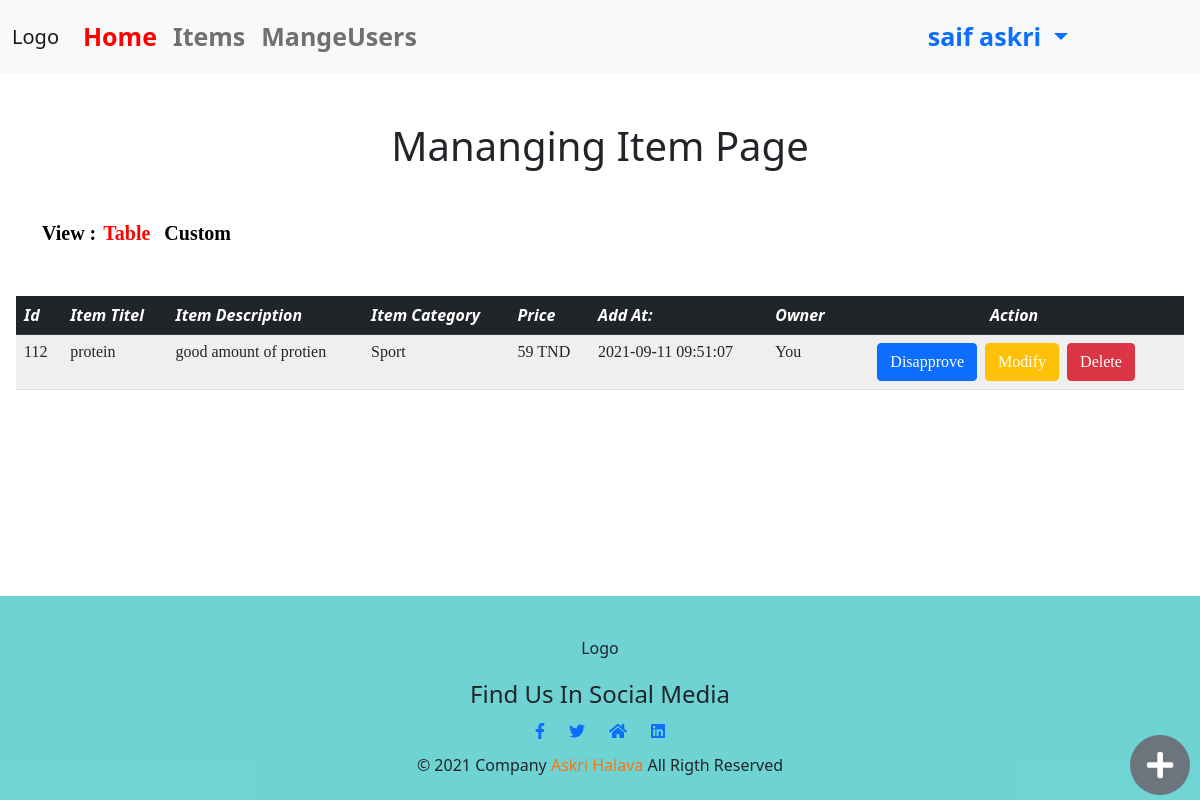
The page /pages/index.php?was=ShowTab (signed in) on the database its author committed.
### tables this page shows
CREATE TABLE `items` (
  `item_id` int(11) NOT NULL,
  `user_id` int(11) NOT NULL,
  `cat_id` int(11) NOT NULL,
  `this_user_works_under` int(11) DEFAULT NULL,
  `item_titel` varchar(255) DEFAULT NULL,
  `item_desc` varchar(255) DEFAULT NULL,
  `item_price` int(11) NOT NULL DEFAULT 0,
  `item_currency` varchar(10) NOT NULL DEFAULT 'TND',
  `item_photo` varchar(255) NOT NULL,
  `item_upload_date` datetime NOT NULL DEFAULT current_timestamp(),
  `item_status` tinyint(2) NOT NULL DEFAULT 0
);

CREATE TABLE `categories` (
  `cat_id` int(11) NOT NULL,
  `added_by` int(11) NOT NULL,
  `cat_name` varchar(255) NOT NULL,
  `cat_desc` varchar(255) NOT NULL,
  `cat_status` tinyint(4) NOT NULL DEFAULT 0,
  `cat_date` datetime NOT NULL DEFAULT current_timestamp()
);

### pages/init.php (called while the page is built, shortened)
<?php
$connect_to_database_path="../includes/connect_to_database/";
$Classes_path="../includes/Classes/";
include $connect_to_database_path."connect.php";
include $Classes_path."class_sql.php";
$mycrud = new Crud();
?>

### includes/Classes/class_sql.php (called while the page is built, shortened)
<?php
class Crud {
    public function fetch_tab_admin_item_categories($conn,$userid){
        $q="SELECT * FROM items
            INNER JOIN categories
            ON items.cat_id = categories.cat_id
            AND  (items.this_user_works_under= ".$userid."
            OR  items.user_id = " .$userid.")
            ORDER BY items.user_id" ;
        $stat=$conn->prepare($q);
        $stat->execute();
        $data = $stat->fetchAll(PDO::FETCH_ASSOC);
        return $data;
    }
}
?>

### pages/index.php (the view, shortened to what this page needs)
<?php
if (isset($_SESSION["username"])&& isset($_SESSION["userid"])){
$set_navbar="";
include "init.php";
if(isset($_GET["was"])){$was=$_GET["was"];}else{$was="default";}
echo "<a href='?was=add'><div class='add-item_btn'><i class='fas fa-plus'></i></div></a>";
if (USER_INFO[0]["groupID"]=='1'){
include $tmplate_path."header.php";
if(isset($set_navbar)){include $tmplate_path."navbar.php";}
if ($was=="default"){
$function->show_alert_div("alert alert-info mt-5","Sorry Admin We Will Edit this Page Later");
}
else if ($was == "modify_account"){
    $function->show_alert_div("alert alert-info mt-5","Sorry Admin We Will Edit Modify Account Later Kein Lust Drauf");
    }
else if($was=="ShowTab"){
    $items=$mycrud->fetch_tab_admin_item_categories($conn,USER_INFO[0]["id"]);
    if(count($items)== 0){ echo "<h1 class='text-center mt-5'>There is No Item </h1>";}else{
    echo'<div class="mx-3">';
        echo "<h1 class='text-center mt-5 mb-5'>Mananging Item Page</h1>";
        echo '<div class="table-responsive position-relative">';
        echo '<div class=" container view  mb-5">
                <div class="view_titel">View : </div>
                <div class="show_it_tab "><a  class="active" href="?was=ShowTab">Table</a></div>
                <div class="show_it_tab"><a href="?was=show">Custom</a></div>
              </div>';
            echo '<table class="table  show-user-tab">';
                echo '<tr class="table-dark">';
                    echo'<th>Id</th>';
                    echo'<th>Item Titel</th>';
                    echo'<th>Item Description</th>';
                    echo'<th>Item Category</th>';
                    echo'<th>Price</th>';
                    echo'<th>Add At:</th>';
                    echo'<th>Owner</th>';
                    echo'<th class="text-center">Action</th>';
                echo '</tr>';
                foreach($items as $key => $val){
                    $who= ($val['this_user_works_under']==Null) ? "You" :  $val['this_user_works_under'];
                    $status=($val['item_status']=="0") ? "approve_tr_color" :"" ;
                echo '<tr class='. $status.'>';
                    echo'<td>'.$val['item_id'].'</td>';
                    echo'<td>'.$val['item_titel'].'</td>';
                    echo'<td>'.$val['item_desc'].'</td>';
                    echo'<td>'.$val['cat_name'].'</td>';
                    echo'<td>'.$val['item_price']." ".$val['item_currency'].'</td>';
                    echo'<td>'.$val['item_upload_date'].'</td>';
                    echo'<td>'.$who.'</td>';
                    echo'<td>';
                    echo'<div class="btn_behalter">';
                    ?>
                        <button type="button" class="btn btn-<?php if($val['item_status']=="1"){echo 'primary';}else{echo "success ";}?> "> <a href="?was=<?php if($val['item_status']=='1'){echo 'Disapprove';}else{echo 'Approve';}?>&id=<?= $val['item_id'] ?> " > <?php if($val['item_status']=="1"){echo "Disapprove";}else{echo "Approve";}?></a></button>
                        <button type="button" class="btn mx-2 btn-warning"><a href='?was=modify&id=<?=$val["item_id"]?>'>Modify</a></button>
                        <button  type="button"  class="btn btn-danger show_delete  fix-a-btn  me-3 show_delete"><a onclick="return confirm('Are you sure?')" href='?was=delete&id=<?=$val["item_id"]?>'>Delete</a></button>
                    <?php
                    echo'</div>';
                    echo'</td>';
                echo '</tr>';
                }
            echo  '</table>';
        echo '</div>';
    echo '</div>';
        }
    }
include $tmplate_path."footer.php";
}
}else{header("Location:log_out_page.php");}
?>

### layout/css/normalizieren.css (style rules this page uses)
html { line-height: 1.15; -webkit-text-size-adjust: 100%; }
body { margin: 0; }
h1 { font-size: 2em; margin: 0.67em 0; }
a { background-color: transparent; }
button, input, optgroup, select, textarea { font-family: inherit; font-size: 100%; line-height: 1.15; margin: 0; }
button, input { overflow: visible; }
button, select { text-transform: none; }
button, [type="button"], [type="reset"], [type="submit"] { -webkit-appearance: button; }

### layout/css/main.css (style rules this page uses)
* { list-style: none; }
.add-item_btn { width: 60px; background: #6c757d; height: 60px; display: flex; justify-content: center; align-items: center; border-radius: 50%; font-size: 30px; color: white; z-index: 999999; position: fixed; right: 10px; bottom: 5px;; }
.btn_behalter { display: flex; justify-content: center; }
.fix-a-btn a { text-decoration: none; color: white; }
.view { display: flex; letter-spacing: 1,4; font-family: cursive; font-weight: bold; color: black; font-size: 20px; }
.view .active { color: red !important; }
.view a { text-decoration: none; color: black; margin: 0 7px; }
.show-user-tab { margin-bottom: 100px; }
.show-user-tab th { font-style: oblique; }
.show-user-tab td { font-family: cursive; font-size: 16px; background-color: #eeee; }
.btn_behalter a { color: white; text-decoration: none; }

### rows shown on the page
items: item_id "112", item_titel "protein", item_desc "good amount of protien", cat.cat_name "Sport", item_price "59", item_currency "TND", item_upload_date "2021-09-11 09:51:07", this_user_works_under "You", item_status "Disapprove"

### other values the page prints
USER_INFO[0]["username"] "saif askri"
